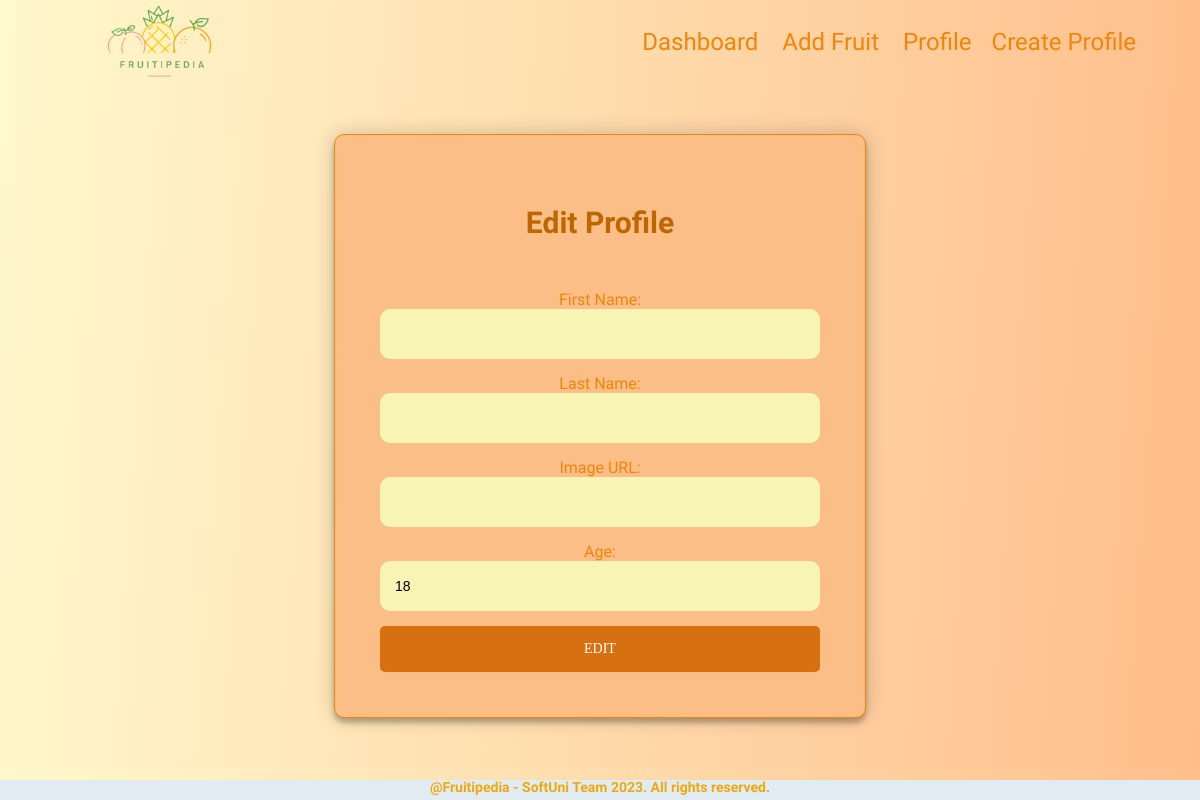
/profile/edit/, run on an earlier commit of the app's database.
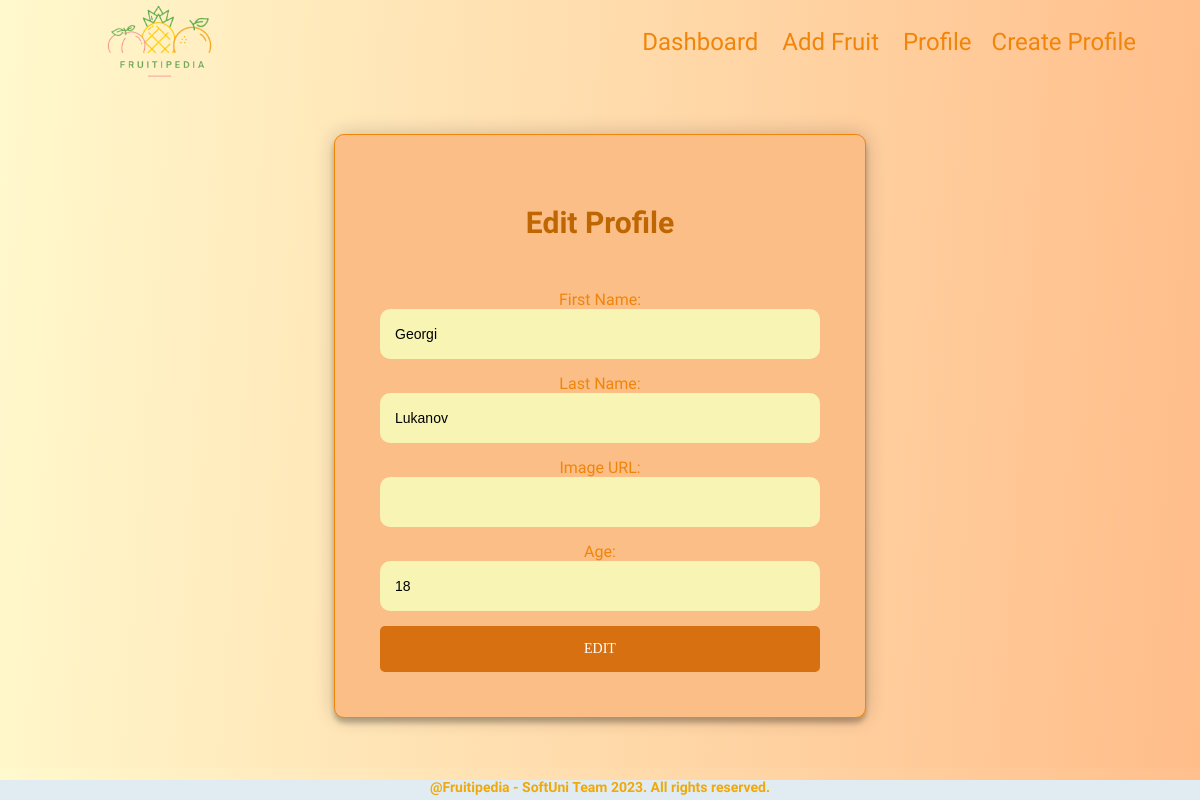
And on a later commit of the database.
### regular_exam/my_web/models.py (models this page shows)
class Profile(models.Model):
    PROFILE_FIRST_NAME_MAX_LEN = 25
    PROFILE_FIRST_NAME_MIN_LEN = 2
    FIRST_NAME_ERROR_MSG_MIN_LEN = 'It should consist of a minimum of 2 characters!'
    PROFILE_LAST_NAME_MAX_LEN = 35
    PROFILE_LAST_NAME_MIN_LEN = 1
    LAST_NAME_ERROR_MSG_MIN_LEN = 'It should consist of a minimum of 1 characters!'
    EMAIL_MAX_LEN = 40
    PASSWORD_MAX_LEN = 20
    PASSWORD_MIN_LEN = 8
    PASSWORD_ERROR_MSG_MIN_LEN = 'It should consist of a minimum of 8 characters!'
    first_name = models.CharField(
        max_length=PROFILE_FIRST_NAME_MAX_LEN,
        validators=[
            validators.MinLengthValidator(PROFILE_FIRST_NAME_MIN_LEN, message=FIRST_NAME_ERROR_MSG_MIN_LEN),
            validate_name_starts_with_letter,
        ]
    )
    last_name = models.CharField(
        max_length=PROFILE_LAST_NAME_MAX_LEN,
        validators=[
            validators.MinLengthValidator(PROFILE_LAST_NAME_MIN_LEN, message=LAST_NAME_ERROR_MSG_MIN_LEN),
            validate_name_starts_with_letter,
        ]
    )
    email = models.EmailField(
        max_length=EMAIL_MAX_LEN,
    )
    password = models.CharField(
        max_length=PASSWORD_MAX_LEN,
        validators=[validators.MinLengthValidator(PASSWORD_MIN_LEN, message=PASSWORD_ERROR_MSG_MIN_LEN)]
    )
    image_url = models.URLField(
        blank=True,
        null=True,
    )
    age = models.PositiveIntegerField(
        default=18,
        null=True,
        blank=True,
    )

### regular_exam/my_web/views.py (the view)
# urls.py: path('edit/', edit_profile, name='edit-profile'),
def edit_profile(request):
    profile = get_profile()
    if request.method == 'GET':
        form = ProfileEditForm(instance=profile)
    else:
        form = ProfileEditForm(request.POST, instance=profile)
        if form.is_valid():
            form.save()
            return redirect('details-profile')
    context = {'form': form, }
    return render(request, 'profile/edit-profile.html', context, )

### regular_exam/my_web/forms.py
class ProfileEditForm(ProfileBaseForm):
    class Meta:
        model = Profile
        fields = ('first_name', 'last_name', 'image_url', 'age',)
        labels = {
            'first_name': 'First Name',
            'last_name': 'Last Name',
            'image_url': 'Image URL',
            'age': 'Age',
        }

### regular_exam/my_web/views.py (called while the page is built)
def get_profile():
    return Profile.objects.first()

### templates/profile/edit-profile.html (shortened to what this page needs)
{% extends 'base.html' %}
{% block content %}
    <main>
        <section id="register">
            <div class="form">
                <h2>Edit Profile</h2>
                <form class="register-form" method="post" action="{% url 'edit-profile' %}">
                    {{ form }}
                    <button type="submit">Edit</button>
                </form>
            </div>
        </section>
    </main>
{% endblock %}

What changed in the data, as far as the page shows it:
added Profile: first_name "Georgi", last_name "Lukanov", age "18"
Also different on the page:
form field age: "18" → (not shown)
